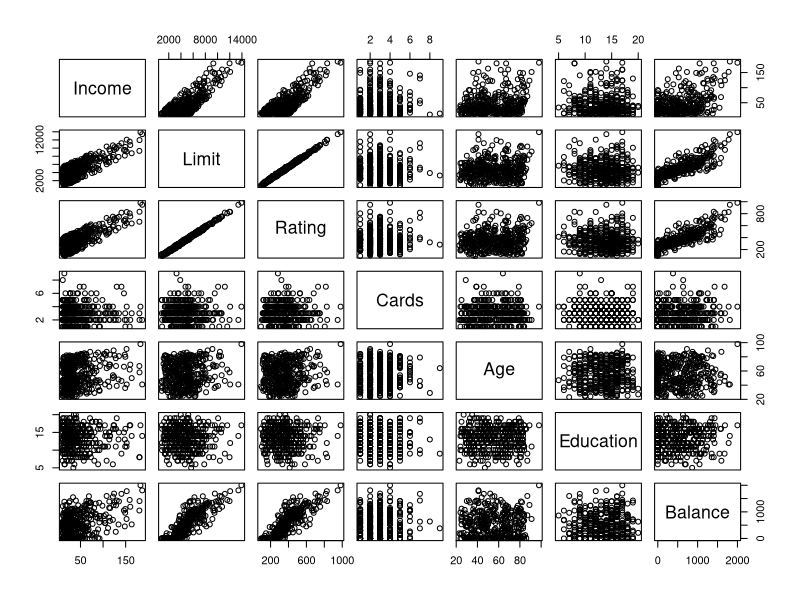

Recreate this plot in R.
## ---- chunk 1
credit=read.csv("credit.csv")
head(credit)
credit1=credit[c(-7,-8,-9,-10)]
credit1
## ---- chunk 2
pairs(credit1)
## ---- chunk 3
cor(credit1)
## ---- chunk 4
M1=lm(Balance~., data = credit)
summary(M1)
## ---- chunk 5
M2=lm(Balance~Income+Limit+Rating+Cards+Age+Student,data=credit)
summary(M2)
## ---- chunk 6
Balance=credit$Balance
Income=credit$Income
Limit=credit$Limit
Rating=credit$Rating
Cards=credit$Cards
Age=credit$Age
Balancehat=M2$coefficients[1]*Income+M2$coefficients[2]*Limit+M2$coefficients[3]*Rating+M2$coefficients[4]*Cards+M2$coefficients[5]*Age
#alternaively
resid=M2$residuals
rss=sum(resid^2)
rss
n=length(credit$Income)
p=5
rse=sqrt(rss/n-p-1)
rse
## ---- chunk 7
resid2=M2$residuals
rss2=sum(resid2^2)
rss2
p=5
rse2=sqrt(rss/n-p-1)
rse2
## ---- chunk 8
M3=lm(Balance~Student,data = credit)
summary(M3)
## ---- chunk 9
M4=lm(Balance~Married,data = credit)
summary(M4)
## ---- chunk 10
M5=lm(Balance~Own,data = credit)
summary(M5)
## ---- chunk 11
M6=lm(Balance~Region,data = credit)
summary(M6)
